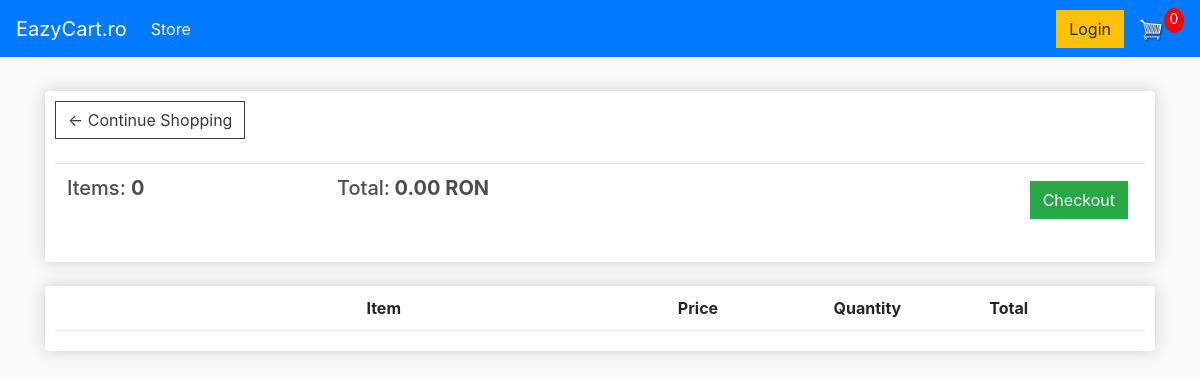
The app's page /cart/ (signed in), older data.
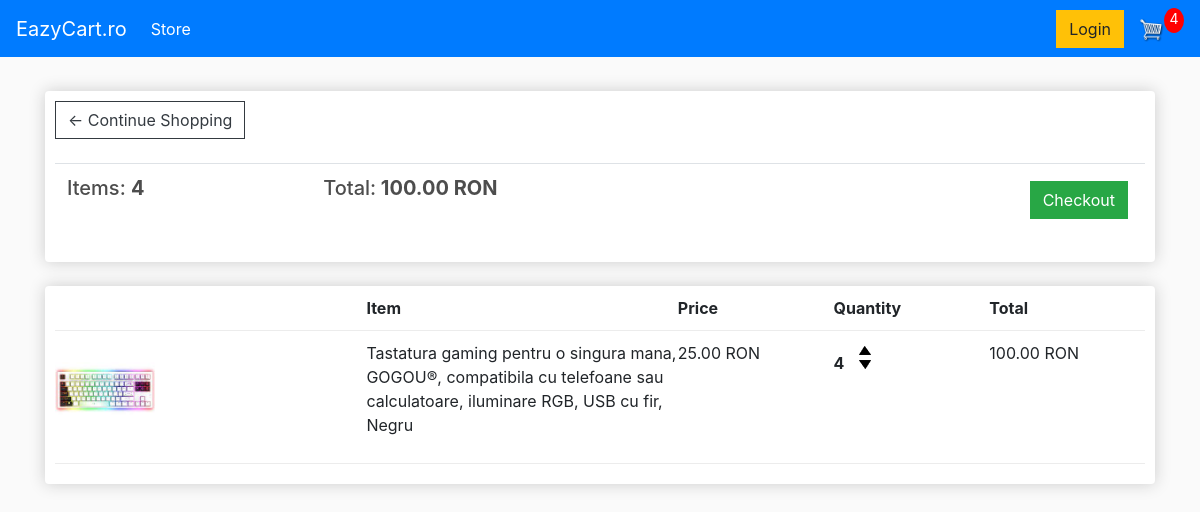
The same page, newer data.
### store/models.py (models this page shows, shortened)
class Order(models.Model):
    customer       = models.ForeignKey(Customer, on_delete=models.SET_NULL, null=True, blank=True)
    date_ordered   = models.DateTimeField(auto_now_add=True)
    complete       = models.BooleanField(default=False)
    transaction_id = models.CharField(max_length=200, null=True)
    @property
    def get_cart_total(self):
        orderitems=self.orderitem_set.all()
        total = sum([item.get_total for item in orderitems])
        return total
    @property
    def get_cart_items(self):
        orderitems=self.orderitem_set.all()
        total = sum([item.quantity for item in orderitems])
        return total

class OrderItem(models.Model):
    order     = models.ForeignKey(Order, on_delete=models.SET_NULL, null=True)
    product   = models.ForeignKey(Product, on_delete=models.SET_NULL, null=True)
    quantity  = models.IntegerField(default=0, null=True, blank=True)
    date_aded = models.DateTimeField(auto_now_add=True)
    @property
    def get_total(self):
        total=self.product.price * self.quantity
        return total

class Product(models.Model):
    name    = models.CharField(max_length=200)
    price   = models.DecimalField(max_digits=7,decimal_places=2)
    digital = models.BooleanField(default=False, null=True, blank=True)
    image   = models.ImageField(null=True, blank=True)
    @property
    def imageURL(self):
        try :
            url=self.image.url
        except:
            url = ''
        return url

### store/views.py (the view)
# urls.py: path('cart/', views.cart, name="cart"),
def cart(request):
    data = cartData(request)
    cartItems = data['cartItems']
    order = data['order']
    items = data['items']
    context = {'order': order, 'items': items, 'cartItems':cartItems }
    return render(request, 'store/cart.html', context)

### store/utils.py (called while the page is built)
def cartData(request):
    if request.user.is_authenticated:
        customer = request.user.customer
        order, created = Order.objects.get_or_create(customer=customer, complete=False)
        items = order.orderitem_set.all()
        cartItems = order.get_cart_items
    else:
        cookieData = cookieCart(request)
        cartItems = cookieData['cartItems']
        order = cookieData['order']
        items = cookieData['items']
    return{'order': order, 'items': items, 'cartItems':cartItems }

### store/Templates/store/Cart.html
{% extends 'store/main.html' %}
{% load static %}
{% block content %}
    <div class="row">
        <div class="col-lg-12">
            <div class="box-element">
                <a class="btn btn-outline-dark" href="{% url 'store' %}">&#x2190; Continue Shopping</a>
                <br>
                <br>
                <table class="table">
                    <tr>
                        <th><h5>Items: <strong>{{ order.get_cart_items }}</strong></h5></th>
                        <th><h5>Total:<strong> {{ order.get_cart_total|floatformat:2 }} RON</strong></h5></th>
                        <th>
                            <a style="float:right; margin:5px;" class="btn btn-success" href="{% url 'checkout' %}">Checkout</a>
                        </th>
                    </tr>
                </table>
            </div>
            <br>
            <div class="box-element">
                <div class="cart-row">
                    <div style="flex:2"></div>
                    <div style="flex:2"><strong>Item</strong></div>
                    <div style="flex:1"><strong>Price</strong></div>
                    <div style="flex:1"><strong>Quantity</strong></div>
                    <div style="flex:1"><strong>Total</strong></div>
                </div>
                {% for item in items %}
                    {% with product=item.product %}
                        <div class="cart-row">
                            <div style="flex:2"><img class="row-image" src="{{ product.imageURL }}"></div>
                            <div style="flex:2"><p>{{ product.name }}</p></div>
                            <div style="flex:1"><p>{{ product.price|floatformat:2 }} RON</p></div>
                            <div style="flex:1">
                                <p class="quantity">{{ item.quantity }}</p>
                                <div class="quantity">
                                    <img data-product={{item.product.id}} data-action="add"  class="chg-quantity update-cart" src="{% static 'images/arrow-up.png' %}">
                                    <img data-product={{item.product.id}} data-action="remove"  class="chg-quantity update-cart" src="{% static 'images/arrow-down.png' %}">
                                </div>
                            </div>
                            <div style="flex:1"><p>{{ item.get_total|floatformat:2 }} RON</p></div>
                        </div>
                    {% endwith %}
                {% endfor %}
            </div>
        </div>
    </div>
{% endblock content %}

Row changes from the older to the newer data that the page shows:
computed for Order: get_cart_items "0" → "4"; get_cart_total "0.00" → "100.00"
added OrderItem: product.imageURL (picture), product.name "Tastatura gaming pentru o singura mana, GOGOU®, compatibila cu telefoane sau calculatoare, iluminare RGB, USB cu fir, Negru", product.price "25.00", quantity "4", get_total "100.00"
Text that changed along with them:
{{ cartItems }}: "0" → "4"
